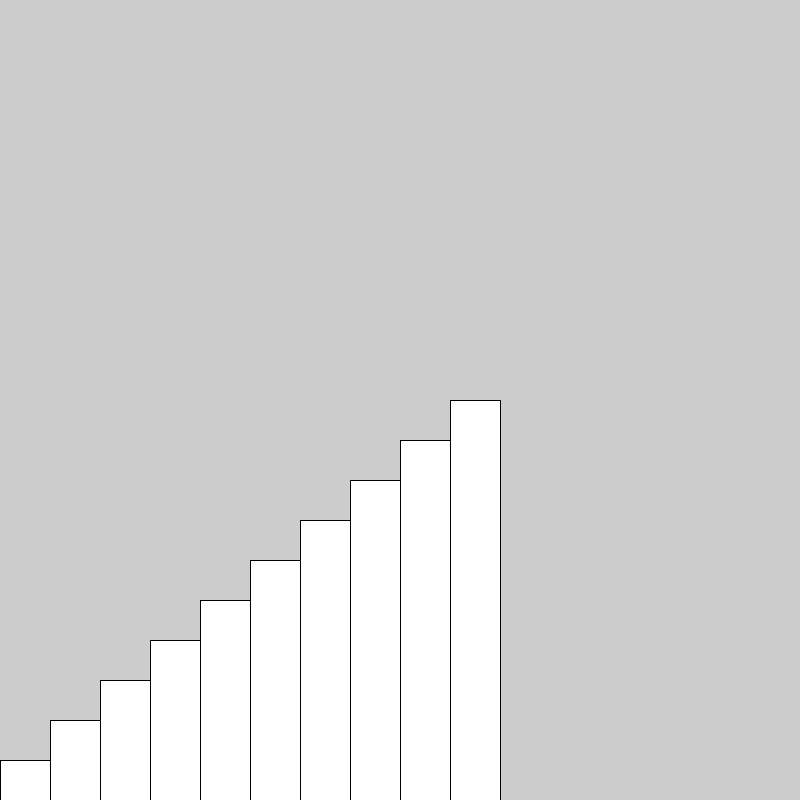
Frame 1 (no input)
Frame 60 (the mouse pressed at the canvas centre just before this capture): identical to frame 1, image omitted
Frame 120 (the mouse held since frame 60 and released just before this capture): identical to frame 1, image omitted

The Processing sketch that drew this single still picture (run headless with seeded random() and noise(); from frame 60 on, the mouse is pressed at the canvas centre):

// Processing sketch: SorteringAfPinde
// ── SorteringAfPinde.pde
int[] pinde = {1, 2, 3, 4, 5, 6, 7, 8, 9, 10};
int index = 0;

//int pindX = 0;
//int pindY = 0;
//int pindL = 80;
//int pindH = 0;

int plads = 0;



void setup() {
  size(800, 800);

  printArray(pinde);
  
  display(0, pinde);
}

void display(int index, int[] pinde) {
  int value = pinde[index];
  rect(50*index, height, 50, -40*value);
  if (index<pinde.length-1) {
    display(index+1, pinde);
  }
}

void shuffle(){

}

  void draw() {
}
